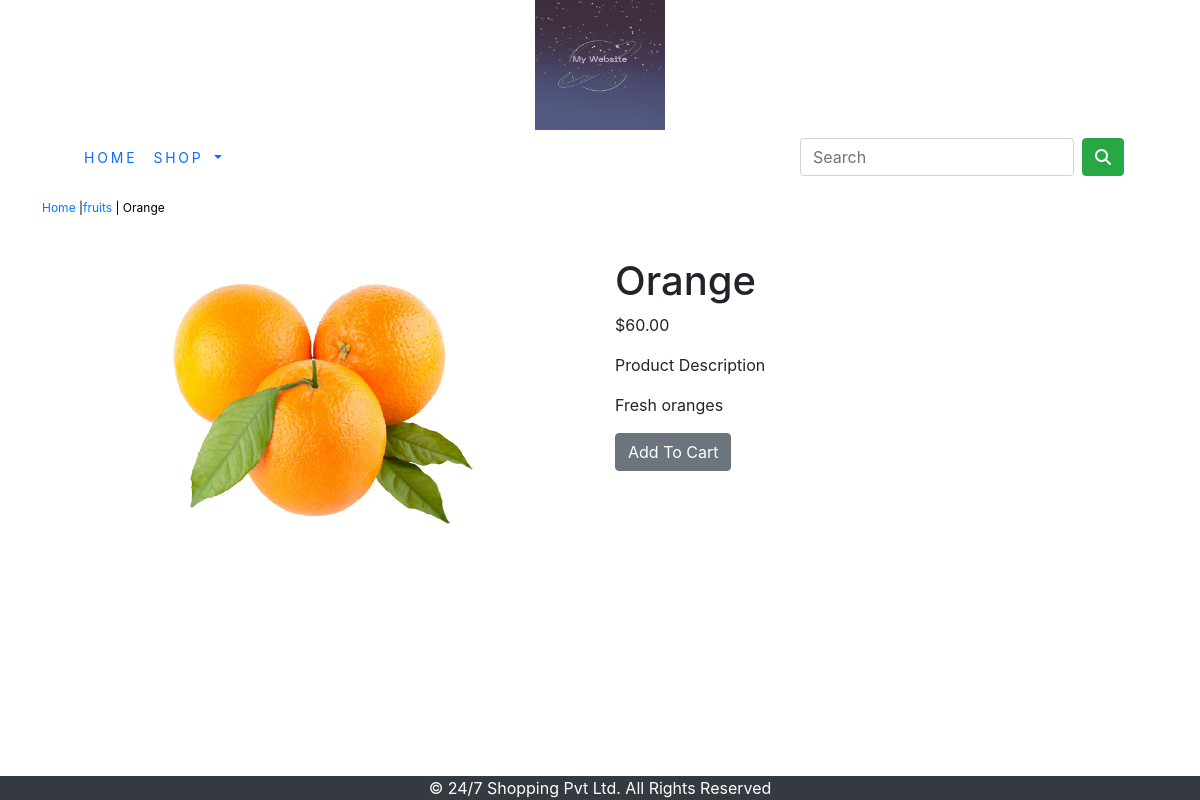
Screenshot of /shop/fruits/orange/ with the database file from the repository.
### shop/models.py (models this page shows, shortened)
class Product(models.Model):
    name=models.CharField(max_length=250,unique=True)
    slug=models.SlugField(max_length=250,unique=True)
    description=models.TextField(blank=True)
    price=models.DecimalField(max_digits=10,decimal_places=2)
    category=models.ForeignKey(Category,on_delete=models.CASCADE)
    image=models.ImageField(upload_to='product',blank=True)
    stock=models.IntegerField()
    available=models.BooleanField(default=True)
    created=models.DateTimeField(auto_now_add=True)
    updated=models.DateTimeField(auto_now=True)
    class Meta:
        ordering=('name',)
        verbose_name='product'
        verbose_name_plural='products'

class Category(models.Model):
    name=models.CharField(max_length=250,unique=True)
    slug=models.SlugField(max_length=250,unique=True)
    description=models.TextField(blank=True)
    image=models.ImageField(upload_to='category',blank=True)
    class Meta:
        ordering=('name',)
        verbose_name='category'
        verbose_name_plural='categories'
    def get_url(self):
        return reverse('shop:products_by_category',args=[self.slug])
    def __str__(self):
        return '{}'.format(self.name)

### shop/views.py (the view)
# urls.py: path('<slug:c_slug>/<slug:product_slug>/', views.proDetail,name='prodCatdetail'),
def proDetail(request,c_slug,product_slug):
    try:
        product=Product.objects.get(category__slug=c_slug,slug=product_slug)
    except Exception as e:
        return e
    return  render(request,'product.html',{'product':product})

### cart/context_processors.py (called while the page is built)
def counter(request):
    item_count=0
    if 'admin' in request.path:
        return  {}
    else:
        try:
            cart=Cart.objects.filter(cart_id=_cart_id(request))
            cart_items=CartItem.objects.all().filter(cart=cart[:1])
            for cart_item in cart_items:
                item_count += cart_item.quantity
        except Cart.DoesNotExist:
            item_count =0
    return dict(item_count=item_count)

### cart/views.py (called while the page is built)
def _cart_id(request):
    cart=request.session.session_key
    if not cart:
        cart=request.session.create()
    return cart

### shop/context_processors.py (called while the page is built)
def menu_links(request):
    links=Category.objects.all()
    return dict(links=links)

### templates/product.html (shortened to what this page needs)
{% extends 'base.html' %}
{% load static %}
{% block content %}
<div class="row my_prod_row_class">
    <div class="mx_auto">
        <p><a href="{% url 'shop:allProdCat' %}">Home</a> |<a href="{{product.category.get_url}}">{{product.category}}</a> | {{product.name}}</p>
    </div>
</div>
<div class="container">
<br>
<div class="row">
    <div class="col-12 col-sm-12 col-md-12 col-lg-6 text-center">
        <div style="min-width:18rem;">
            <img src="{{product.image.url}}" alt="{{product.name}}" width="300px">
        </div>
    </div>
        <div class="col-12 col-sm-12 col-md-12 col-lg-6">
            <div>
            <h1 class="my_prod_title">{{product.name}}</h1>
            <p>${{product.price}}</p>
            <p class="my_title">Product Description</p>
            <p class="text-justify my_prod_text">{{product.description}}</p>
            {% if product.stock <= 0 %}
            <p class="text-justify my_prod_text"><b>Out Of Stock</b></p>
            {% else %}
            <a class="btn btn-secondary" href="{% url 'cart:add_cart' product.id %}">Add To Cart</a>
            {% endif %}
            </div>
        </div>
    </div>
</div>
{% endblock %}

### static/css/custom.css (style rules this page uses)
body { font family :"Robots", sans-serif; }
.my_prod_row_class { padding-top:15px; padding-bottom::20px; }
.my_prod_row_class .mx_auto { color:#000; font-size:12px; text-description:none; }
.my_prod_text { padding-right:20px; }

### rows the page displays
Product: category "fruits", name "Orange", image (picture), price "60.00", description "Fresh oranges"
